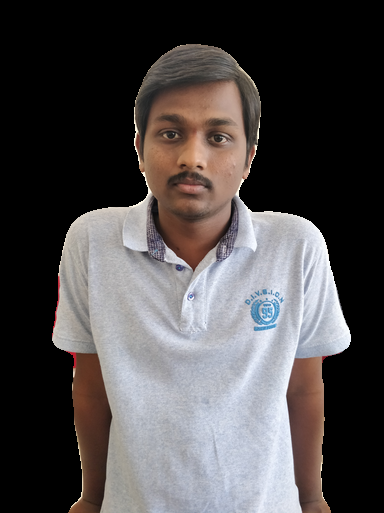
#> input picture FinalSubmission/9thApril/RemoveBackground/man1d.png, 384 x 513 px, found by its file name
$ python outlining.py
#> lines starting #> are read from the running program, lines starting #| are printed output that depends on the picture; after the words box and inside, x2 and y2 are one past the last pixel; in counts of white or black regions, pixels touching at a corner belong together
# USAGE
# python extreme_points.py

# import the necessary packages
import imutils
import cv2
from matplotlib import pyplot as plt


# load the image, convert it to grayscale, and blur it slightly
#image = cv2.imread("sharp.png")
image = cv2.imread("man1d.png")
#> image is the input picture: shape (513, 384, 3); mean B, G, R 75.9, 75.5, 79.2
gray = cv2.cvtColor(image, cv2.COLOR_BGR2GRAY)
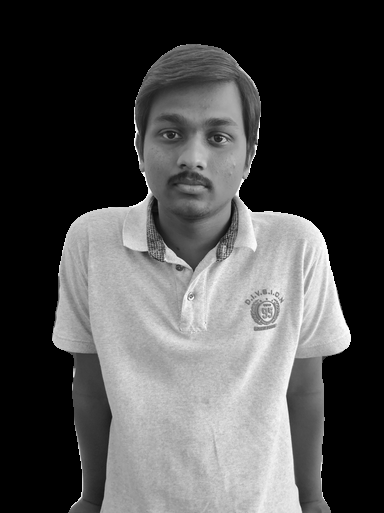
#> gray: shape (513, 384); min 0, max 255, mean 76.6
gray = cv2.GaussianBlur(gray, (9, 9), 0)
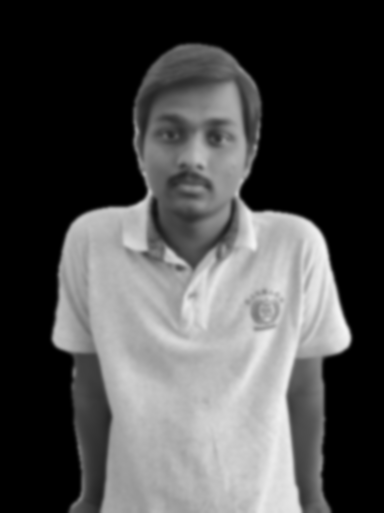
#> gray: shape (513, 384); min 0, max 245, mean 76.6


# threshold the image, then perform a series of erosions +
# dilations to remove any small regions of noise
thresh = cv2.threshold(gray, 45, 255, cv2.THRESH_BINARY)[1]
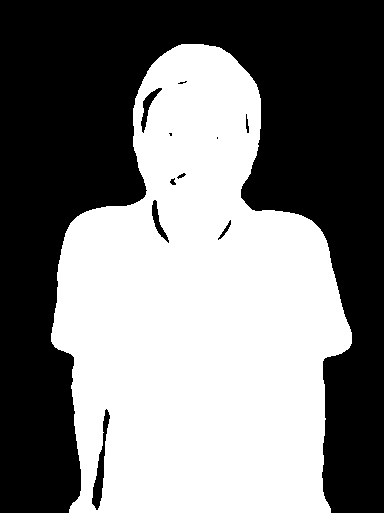
#> thresh: shape (513, 384); 48.8% white; 1 white region, box (x1, y1, x2, y2) and area: (51, 44, 352, 513) 96133
thresh = cv2.erode(thresh, None, iterations=2)
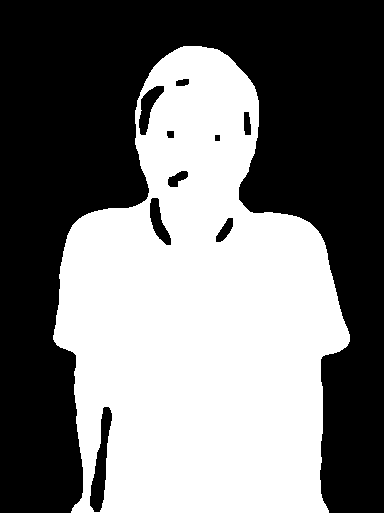
#> thresh: shape (513, 384); 46.6% white; 1 white region, box (x1, y1, x2, y2) and area: (53, 46, 350, 513) 91763
thresh = cv2.dilate(thresh, None, iterations=2)
#> thresh: shape (513, 384); 48.8% white; 1 white region

# find contours in thresholded image, then grab the largest
# one
cnts = cv2.findContours(thresh.copy(), cv2.RETR_EXTERNAL,cv2.CHAIN_APPROX_SIMPLE)
#> cnts = 1 contour; box (x1, y1, x2, y2) and area: (51, 44, 352, 513) 96672
cnts = imutils.grab_contours(cnts)
c = max(cnts, key=cv2.contourArea)
#> c = contour of 427 points, box (x1, y1, x2, y2) (51, 44, 352, 513), area 96672

# determine the most extreme points along the contour
extLeft = tuple(c[c[:, :, 0].argmin()][0])
#> extLeft = (51, 333)
extRight = tuple(c[c[:, :, 0].argmax()][0])
#> extRight = (351, 343)
extTop = tuple(c[c[:, :, 1].argmin()][0])
#> extTop = (181, 44)
extBot = tuple(c[c[:, :, 1].argmax()][0])
#> extBot = (69, 512)

# draw the outline of the object, then draw each of the
# extreme points, where the left-most is red, right-most
# is green, top-most is blue, and bottom-most is teal
cv2.drawContours(image, [c], -1, (34, 24, 38), 2)
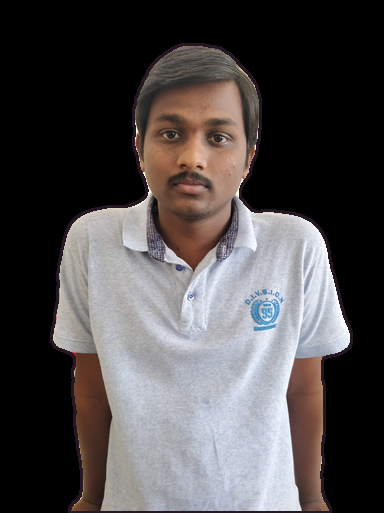
#> image: shape (513, 384, 3); 2.25% of pixels changed, all inside (x1, y1, x2, y2) = (50, 43, 353, 513)
cv2.circle(image, extLeft, 0, (0, 0, 0), -1)
#> image: shape (513, 384, 3); under 0.01% of pixels changed, all inside (x1, y1, x2, y2) = (51, 333, 52, 334)
cv2.circle(image, extRight, 0, (0, 0, 0), -1)
#> image: shape (513, 384, 3); mean B, G, R 75.3, 74.5, 78.3
cv2.circle(image, extTop, 0, (0, 0, 0), -1)
#> image: shape (513, 384, 3); mean B, G, R 75.3, 74.5, 78.3
cv2.circle(image, extBot, 0, (0, 0, 0), -1)
#> image: shape (513, 384, 3); mean B, G, R 75.3, 74.5, 78.3

# show the output image
#plt.imshow(cv2.cvtColor(image, cv2.COLOR_BGR2RGB))
plt.show()
cv2.imwrite("outline.png",image)

$ run again, with FinalSubmission/9thApril/RemoveBackground/1.png copied over FinalSubmission/9thApril/RemoveBackground/man1d.png
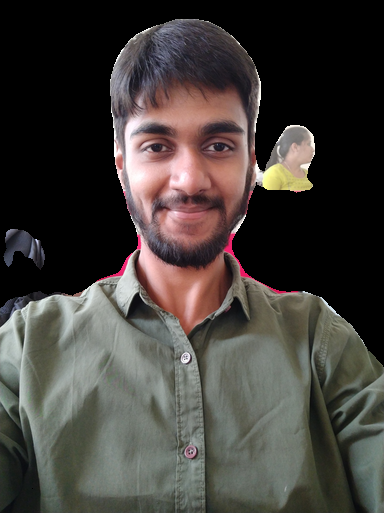
#> input picture FinalSubmission/9thApril/RemoveBackground/1.png, 384 x 513 px, found by its file name
#> image is the input picture: shape (513, 384, 3); mean B, G, R 59.1, 63.1, 67.4
#> `thresh = cv2.dilate(thresh, None, iterations=2)`:
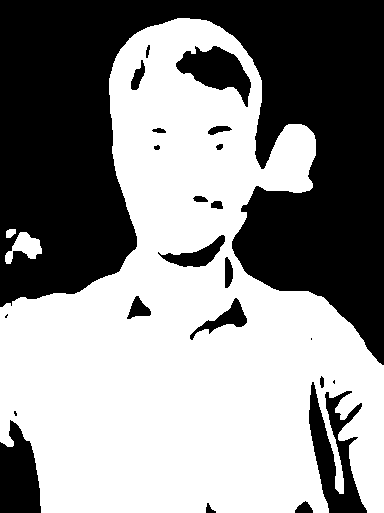
#> thresh: shape (513, 384); 55.8% white; 23 black regions (4 under 20 px)
#> cnts = 3 contours; box (x1, y1, x2, y2) and area: (0, 18, 384, 513) 112979, (5, 232, 42, 264) 532, (6, 229, 16, 238) 57
#> c = contour of 852 points, box (x1, y1, x2, y2) (0, 18, 384, 513), area 112979
#> extLeft = (0, 307)
#> extRight = (383, 512)
#> extTop = (177, 18)
#> extBot = (41, 512)
#> `cv2.drawContours(image, [c], -1, (34, 24, 38), 2)`:
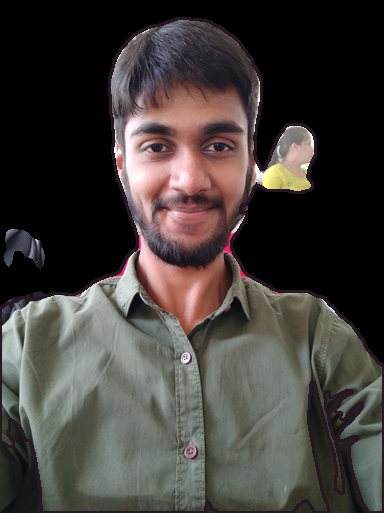
#> image: shape (513, 384, 3); 3.88% of pixels changed, all inside (x1, y1, x2, y2) = (0, 17, 384, 513)

$ run again, with FinalSubmission/9thApril/RemoveBackground/aa.png copied over FinalSubmission/9thApril/RemoveBackground/man1d.png
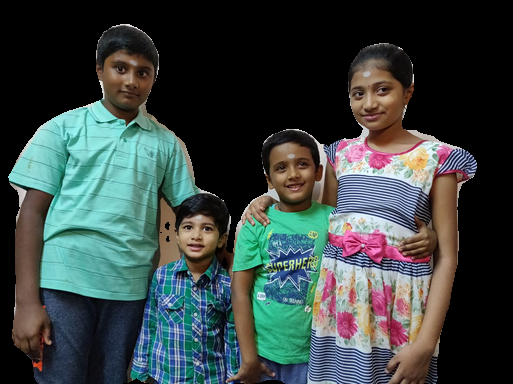
#> input picture FinalSubmission/9thApril/RemoveBackground/aa.png, 513 x 384 px, found by its file name
#> image is the input picture: shape (384, 513, 3); mean B, G, R 67, 68.4, 57.3
#> `thresh = cv2.dilate(thresh, None, iterations=2)`:
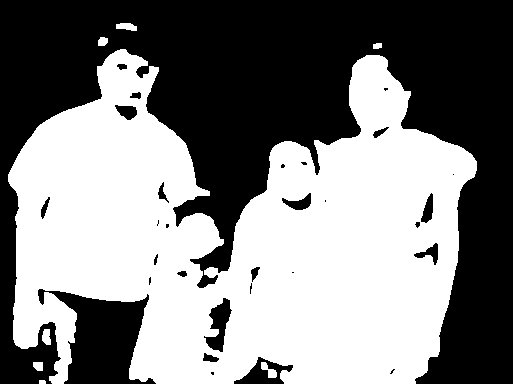
#> thresh: shape (384, 513); 50.7% white; 30 black regions (12 under 20 px)
#> cnts = 8 contours, 1 with area under 20; largest, box (x1, y1, x2, y2) and area: (8, 49, 477, 384) 100468, (116, 23, 137, 31) 101, (261, 362, 277, 378) 99, (42, 329, 51, 345) 94, (33, 362, 43, 371) 64, (98, 37, 108, 46) 61, (373, 43, 382, 49) 35
#> c = contour of 1019 points, box (x1, y1, x2, y2) (8, 49, 477, 384), area 100468
#> extLeft = (8, 174)
#> extRight = (476, 170)
#> extTop = (120, 49)
#> extBot = (52, 383)
#> `cv2.drawContours(image, [c], -1, (34, 24, 38), 2)`:
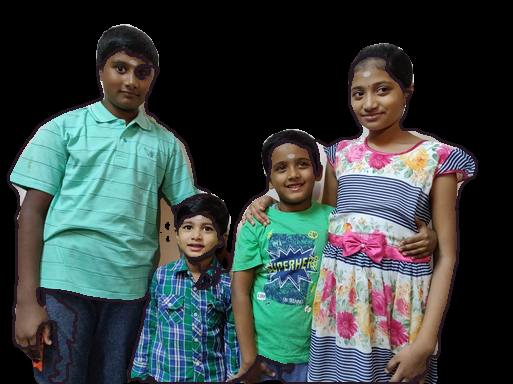
#> image: shape (384, 513, 3); 4.22% of pixels changed, all inside (x1, y1, x2, y2) = (7, 48, 478, 384)
